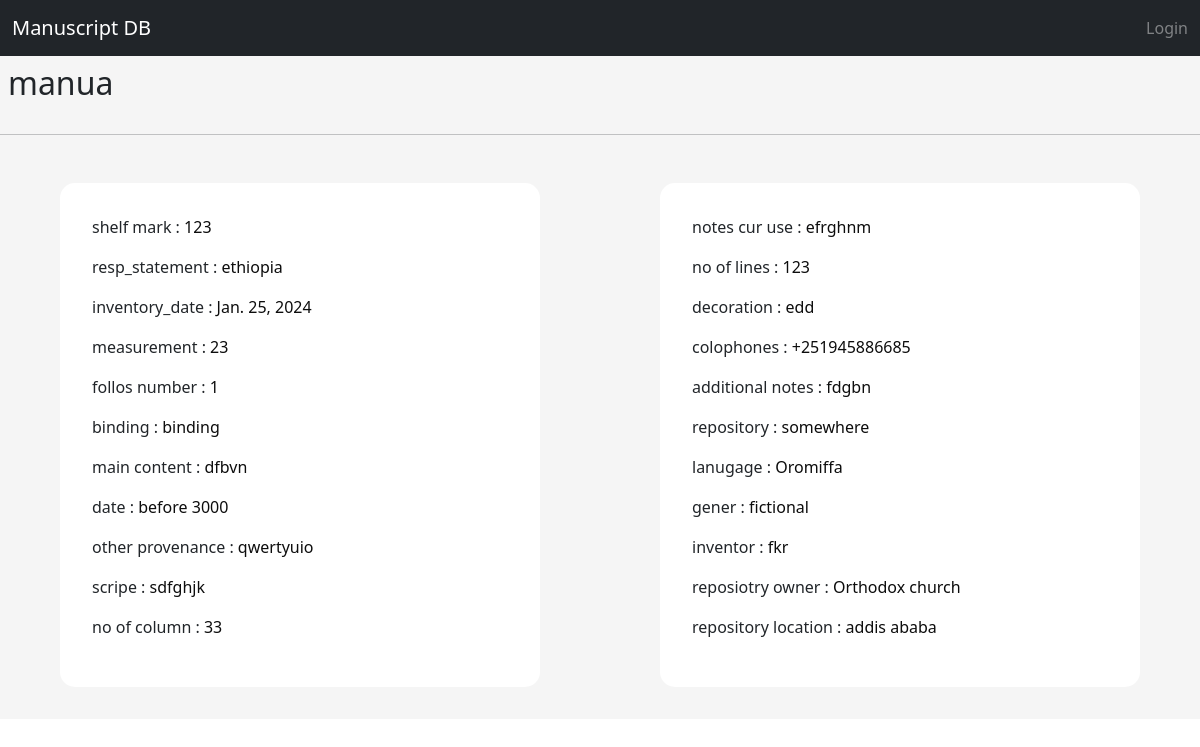
The page /detail/4 on the database as committed earlier.
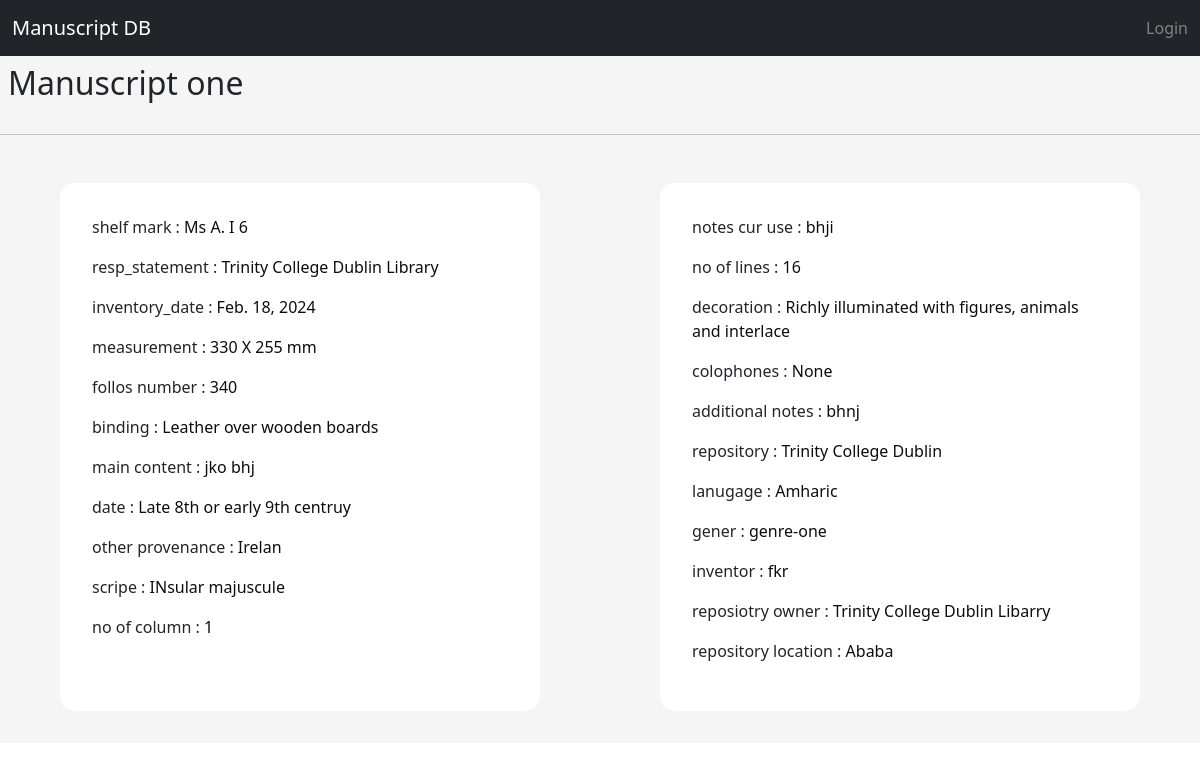
The same page on the database as committed later.
### main/models.py (models this page shows, shortened)
class Manuscript(models.Model):
    mansucript_name = models.CharField(max_length = 100)
    shelf_mark = models.CharField(max_length=50)
    resp_statement = models.CharField( max_length=50)
    inventory_date = models.DateField(auto_now_add=True)
    measurement =models.CharField(max_length=50)
    follos_number = models.IntegerField()
    binding = models.CharField(max_length=100)
    main_content = models.TextField()
    dating = models.CharField(max_length=50)
    other_provenance = models.CharField(max_length=50,blank=True, null=True)
    scripe = models.CharField(max_length=50,blank=True, null=True)
    no_of_cols = models.IntegerField(blank=True, null=True)
    notes_cur_use = models.TextField(blank=True, null=True)
    no_of_lines = models.IntegerField()
    decoration = models.CharField(max_length=255)
    colophones = models.CharField( max_length=50)
    additional_notes = models.TextField()
    repository = models.ForeignKey(Repository,on_delete = models.PROTECT)
    language = models.ForeignKey(Language, on_delete=models.PROTECT)
    genere = models.ForeignKey(Genre, on_delete=models.PROTECT)
    inventor = models.ForeignKey(Inventor, on_delete=models.PROTECT)
    repositoryOwner = models.ForeignKey(RepositoryOwner,on_delete=models.PROTECT)
    repositoryLocation = models.ForeignKey(RepositoryLocation,on_delete = models.PROTECT)

class Repository(models.Model):
    name = models.CharField(max_length = 255)
    description = models.TextField(blank=True, null=True)
    inventor = models.ForeignKey(Inventor, on_delete=models.PROTECT)
    def __str__(self):
        return self.name

class Language(models.Model):
    name = models.CharField(max_length=100)
    inventor = models.ForeignKey(Inventor, on_delete=models.PROTECT)
    def __str__(self):
        return self.name

class Genre(models.Model):
    name = models.CharField(max_length = 100)
    description = models.TextField(blank=True, null=True)
    inventor = models.ForeignKey(Inventor, on_delete=models.PROTECT)
    def __str__(self):
        return self.name

class Inventor(models.Model):
    user = models.OneToOneField(User, on_delete=models.CASCADE,null=True)
    name = models.CharField(max_length=150)
    address =models.CharField( max_length=50)
    email = models.EmailField( max_length=254)
    def __str__(self):
        return self.name

class RepositoryOwner(models.Model):
    name = models.CharField(max_length = 255)
    inventor = models.ForeignKey(Inventor, on_delete=models.PROTECT)
    def __str__(self):
        return self.name

class RepositoryLocation(models.Model):
    country = models.CharField(max_length=100)
    city = models.CharField(max_length=255)
    inventor = models.ForeignKey(Inventor, on_delete=models.PROTECT)
    def __str__(self):
        return self.city

### main/views.py (the view)
# urls.py: path('detail/<int:pk>',views.detail,name="detail"),
def detail(request,pk):
    inventor = ""
    if request.user.is_authenticated:
        inventor = Inventor.objects.filter(user=request.user).first()
    manuscript = Manuscript.objects.get(id=pk)
    context={"manuscript":manuscript,"inventor":inventor}
    return render (request,'main/detail.html',context)

### main/templates/main/detail.html (shortened to what this page needs)
{% extends "main/base.html" %}
{% load static %}
{% block link %}<link rel="stylesheet" href="{% static "style.css" %}">{% endblock link %}
{% block nav %}{% include "main/navbar.html" %}{% endblock nav %}
{% block content %}
<div class="main-section">
    <h2> {{manuscript.mansucript_name}} </h2>
    <hr/>
    <div class="detail">
        <div class="left-detail">
            <p>shelf mark : <span>{{manuscript.shelf_mark}}</span></p>
            <p>resp_statement : <span>{{manuscript.resp_statement}}</span></p>
            <p>inventory_date : <span>{{manuscript.inventory_date}}</span></p>
            <p>measurement : <span>{{manuscript.measurement}}</span></p>
            <p>follos number : <span>{{manuscript.follos_number}}</span></p>
            <p>binding : <span>{{manuscript.binding}}</span></p>
            <p>main content : <span>{{manuscript.main_content}}</span></p>
            <p>date : <span>{{manuscript.dating}}</span></p>
            <p>other provenance : <span>{{manuscript.other_provenance}}</span></p>
            <p>scripe : <span>{{manuscript.scripe}}</span></p>
            <p>no of column : <span>{{manuscript.no_of_cols}}</span></p>
        </div>
        <div class="right-detail">
            <p>notes cur use : <span>{{manuscript.notes_cur_use}}</span></p>
            <p>no of lines : <span>{{manuscript.no_of_lines}}</span></p>
            <p>decoration : <span>{{manuscript.decoration}}</span></p>
            <p>colophones : <span>{{manuscript.colophones}}</span></p>
            <p>additional notes : <span>{{manuscript.additional_notes}}</span></p>
            <p>repository : <span>{{manuscript.repository}}</span></p>
            <p>lanugage : <span>{{manuscript.language}}</span></p>
            <p>gener : <span>{{manuscript.genere}}</span></p>
            <p>inventor : <span>{{manuscript.inventor}}</span></p>
            <p>reposiotry owner : <span>{{manuscript.repositoryOwner}}</span></p>
            <p>repository location : <span>{{manuscript.repositoryLocation}}</span></p>
        </div>
    </div>
</div>
{% endblock content %}

### main/templates/main/base.html (shortened to what this page needs)
<!DOCTYPE html>
<html lang="en">
<head>
    <link href="https://cdn.jsdelivr.net/npm/bootstrap@5.3.2/dist/css/bootstrap.min.css" rel="stylesheet">
    {% block link %}{% endblock link %}
</head>
<body>
    {% block nav %}{% include "main/navbar.html" %}{% endblock nav %}
    {% block content %}{% endblock content %}
</body>
</html>

### main/templates/main/navbar.html (shortened to what this page needs)
<nav class="navbar navbar-expand navbar-dark bg-dark">
    <div class="container-fluid">
      <a class="navbar-brand" href="{% url "home"%}">Manuscript DB</a>
      <div class="collapse navbar-collapse justify-content-end" id="navbarNavAltMarkup">
        {% if request.user.is_authenticated %}
        <ul class="navbar-nav">
          <li class="nav-item">  <a class="nav-link" href="{%url "settings"%}">Setting</a></li>
          <li class="nav-item">  <a class="nav-link" href="{%url "manuscriptform"%}">ADD</a></li>
        </ul>
        <span style="color: white; margin-right:1.5rem">Hello, {{ request.user }}    </span>
        <span>
          <a href="{%url "logout"%}" style="color:rgba(245, 245, 245, 0.447); text-decoration:none;">    Logout</a>
        </span>
        {%else%}
        <span>
        <a href="{%url "login"%}" style="color:rgba(245, 245, 245, 0.447); text-decoration:none;">    Login</a>
        </span>
        {% endif %}
      </div>
    </div>
  </nav>

### main/static/style.css (style rules this page uses)
.main-section h2 { padding: 0.5rem; }
.main-section { display: flex; flex-direction: column; padding-bottom: 2rem; background-color: whitesmoke; }
.detail { display: flex; justify-content: space-around; margin-top: 2rem; }
.left-detail, .right-detail { background-color: white; width: 40%; padding: 2rem; border-radius: 15px; }
.detail >div >p { font-size:medium; font-weight: 500; }
.detail >div >p >span { font-weight: normal; color: rgb(13, 13, 13); }

Rows that differ between the two databases and show on the page:
changed Manuscript "fkr": mansucript_name "manua" → "Manuscript one"; shelf_mark "123" → "Ms A. I 6"; resp_statement "ethiopia" → "Trinity College Dublin Library"; inventory_date "Jan. 25, 2024" → "Feb. 18, 2024"; measurement "23" → "330 X 255 mm"; follos_number "1" → "340"; binding "binding" → "Leather over wooden boards"; main_content "dfbvn" → "jko bhj"; dating "before 3000" → "Late 8th or early 9th centruy"; other_provenance "qwertyuio" → "Irelan"; scripe "sdfghjk" → "INsular majuscule"; no_of_cols "33" → "1"; notes_cur_use "efrghnm" → "bhji"; no_of_lines "123" → "16"; decoration "edd" → "Richly illuminated with figures, animals and interlace"; colophones "+251945886685" → "None"; additional_notes "fdgbn" → "bhnj"; repository "somewhere" → "Trinity College Dublin"; language "Oromiffa" → "Amharic"; genere "fictional" → "genre-one"; repositoryOwner "Orthodox church" → "Trinity College Dublin Libarry"; repositoryLocation "addis ababa" → "Ababa"
